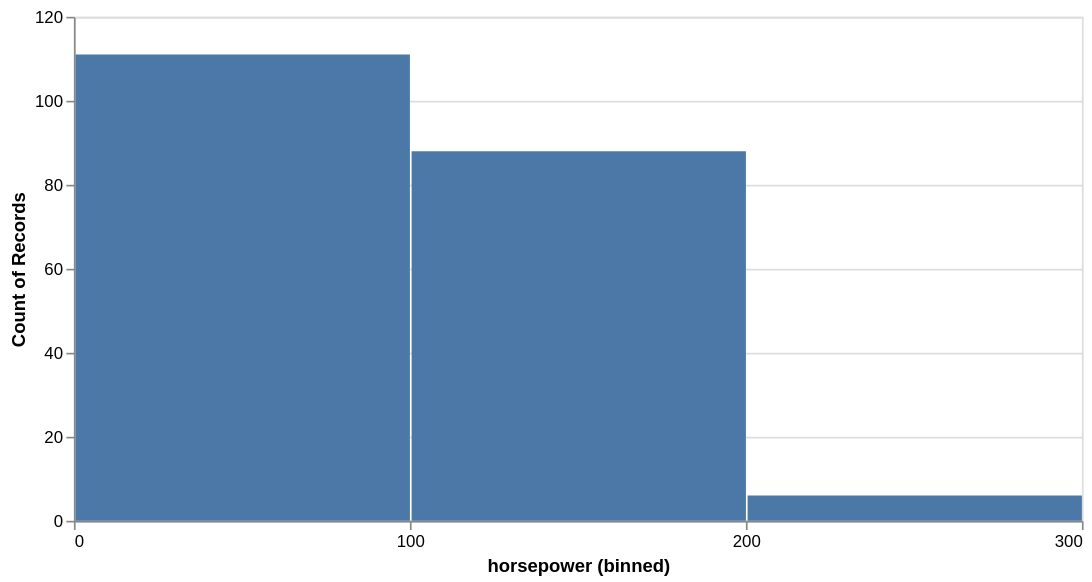

Notebook code for this chart:
### Code cell
# X axis , max bins
alt.Chart(cars_data).mark_bar().encode(
    x=alt.X('horsepower:Q', bin=alt.BinParams(maxbins=3)),
    y='count()'
).properties(width=600)

### Figure 1 — Vega-Lite specification as saved in the notebook (floating-point values rounded to 4 significant figures; data arrays with more than 128 entries replaced by an {"elided": "..."} marker saying what was removed)
{"config": {"view": {"continuousWidth": 300, "continuousHeight": 300}}, "data": {"name": "data-1bed9fbf2600d9190696f48c3511329a"}, "mark": {"type": "bar"}, "encoding": {"x": {"bin": {"maxbins": 3}, "field": "horsepower", "type": "quantitative"}, "y": {"aggregate": "count", "type": "quantitative"}}, "width": 600, "$schema": "https://vega.github.io/schema/vega-lite/v6.1.0.json", "datasets": {"data-1bed9fbf2600d9190696f48c3511329a": {"elided": "205 records"}}}
